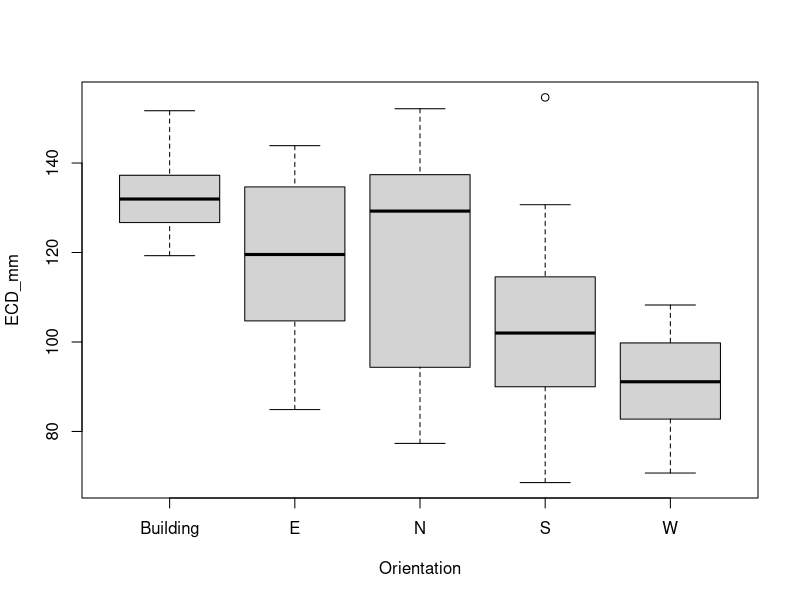
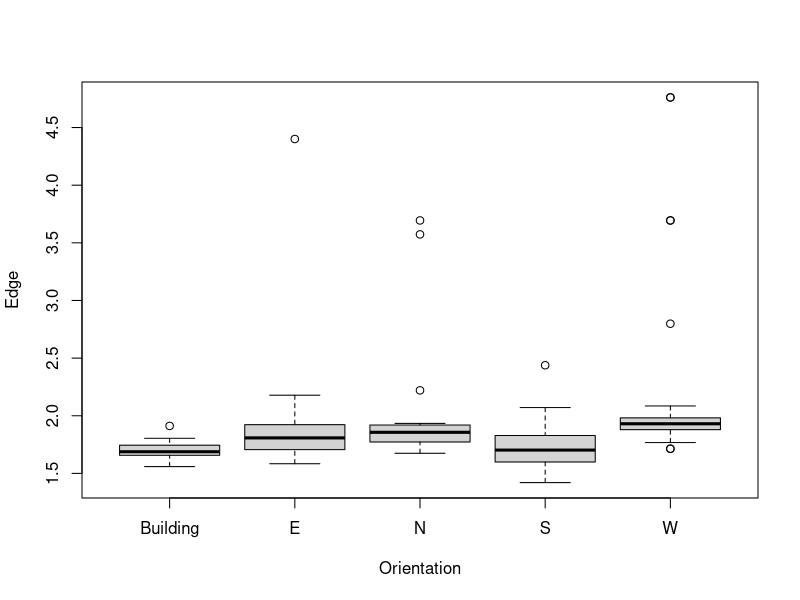

Here is the R script that generated these plots, in order: (Note: this script raises an error after producing the figures.)
leafdata = read.csv("leavesstats.csv")
Edge = leafdata$Perimeter_mm/(pi*leafdata$ECD_mm)
leafdata = data.frame(leafdata,Edge)

data.building = leafdata[leafdata$shade=="Building",]
data.norm = leafdata[leafdata$shade!="Building",]
data.building$Orientation = "Building"
leafdata = rbind(data.norm,data.building) # sepcial treatment to building shade data

boxplot(ECD_mm~Orientation,data = leafdata)
boxplot(Edge~Orientation,data = leafdata)

ECD.lm = lm(ECD_mm~Orientation,data = leafdata[leafdata$shade!='Building',])
ECD.anova = anova(ECD.lm)

Edge.lm = lm(Edge~Orientation,data = leafdata[leafdata$shade!='Building',])
Edge.anova = anova(Edge.lm)


n.bootstrap = 1000
n.sample = 15

oris = c("N","E","S","W","Building")
bootstrap.area.vars = data.frame(matrix(0,nrow = n.bootstrap,ncol = 5))
colnames(bootstrap.area.vars)=oris

bootstrap.edge.vars = data.frame(matrix(0,nrow = n.bootstrap,ncol = 5))
colnames(bootstrap.edge.vars)=oris
for(ori in 1:5){
	data.temp = leafdata[leafdata$Orientation==oris[ori],]
	bootstrapsample.area = matrix( data.temp$ECD_mm[sample.int(nrow(data.temp),n.sample*n.bootstrap)],nrow = n.sample,ncol = n.bootstrap)
	bootstrap.area.vars[,ori] = apply(bootstrapsample.area,2,var)

	bootstrapsample.edge = matrix( data.temp$Edge[sample.int(nrow(data.temp),n.sample*n.bootstrap)],nrow = n.sample,ncol = n.bootstrap)
	bootstrap.edge.vars[,ori] = apply(bootstrapsample.edge,2,var)
 }
boxplot(bootstrap.area.vars)
boxplot(bootstrap.edge.vars)

boot.data.reshape = data.frame(ECD.var = matrix( as.matrix(bootstrap.area.vars),nrow = 5*n.bootstrap,ncol = 1)
                               ,Edge.var = matrix( as.matrix(bootstrap.edge.vars),nrow = 5*n.bootstrap,ncol = 1)
                               ,Orientation = rep(colnames(bootstrap.area.vars),each = n.bootstrap))

ECD.var.lm = lm(ECD.var~Orientation,data = boot.data.reshape)
anova(ECD.var.lm)

Edge.var.lm = lm(Edge.var~Orientation,data = boot.data.reshape)
anova(Edge.var.lm)
